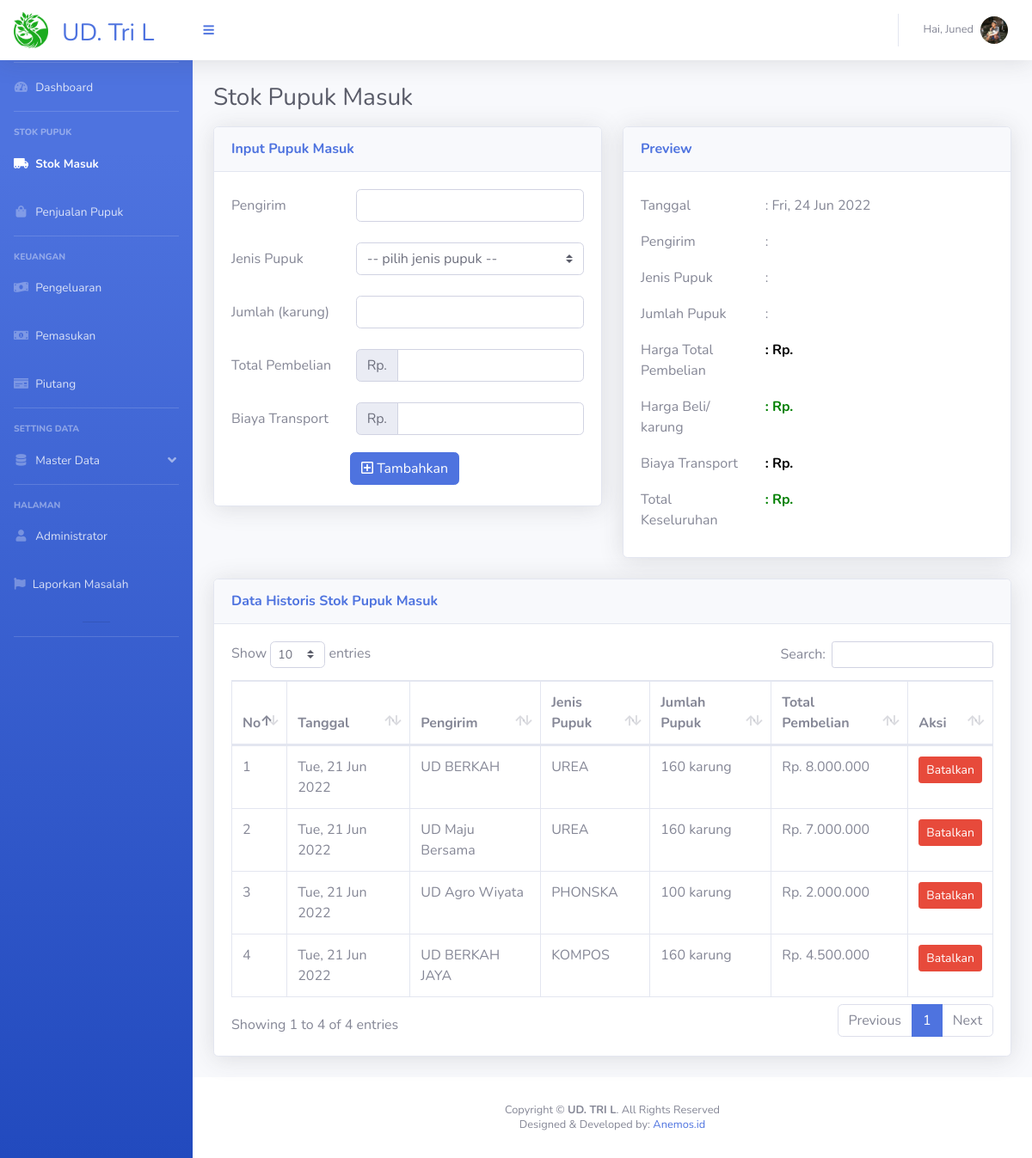
The page /page_stok_masuk.php?m=2&n=1 (signed in) on the database its author committed.
### tables this page shows
CREATE TABLE `stok_masuk` (
  `ID_SM` int(20) NOT NULL,
  `Tanggal` varchar(50) DEFAULT NULL,
  `ID_PK` int(20) DEFAULT NULL,
  `Nama_Pengirim` varchar(100) DEFAULT NULL,
  `Jumlah_Masuk` int(100) DEFAULT NULL,
  `Nominal` int(100) DEFAULT NULL
);

CREATE TABLE `data_pupuk` (
  `ID_PK` int(20) NOT NULL,
  `Jenis_Pupuk` varchar(50) DEFAULT NULL,
  `Stok` int(20) DEFAULT NULL,
  `Harga` int(100) DEFAULT NULL
);

### functions.php (called while the page is built, shortened)
<?php
function rp($angka)
{
    $hasil_rupiah = "Rp. " . number_format($angka, 0, ',', '.');
    return $hasil_rupiah;
}

### page_stok_masuk.php (the view, shortened to what this page needs)
<?php
include "connection.php";
include 'functions.php';
$tanggal = date("D, j M Y ");
if (isset($_SESSION['login'])) {
    ?>
<!DOCTYPE html>
<html lang="en">
<head>
  <link href="vendor/fontawesome-free/css/all.min.css" rel="stylesheet" type="text/css">
  <link href="css/sb-admin-2.min.css" rel="stylesheet">
  <link href="vendor/datatables/dataTables.bootstrap4.min.css" rel="stylesheet">
</head>
<body id="page-top">
  <div id="wrapper">
    <?php include "segment/sidebar.php";?>
    <div id="content-wrapper" class="d-flex flex-column">
      <div id="content">
        <?php include "segment/header.php";?>
        <div class="container-fluid">
          <div class="d-sm-flex align-items-center justify-content-between ">
            <h1 class="h3 mb-3 text-gray-800">Stok Pupuk Masuk</h1>
          </div>
          <div class="row">
            <div class="col-xl-6 col-lg-6">
              <div class="card shadow mb-4">
                <div class="card-header py-3 d-flex flex-row align-items-center justify-content-between">
                  <h6 class="m-0 font-weight-bold text-primary">Input Pupuk Masuk</h6>
                </div>
                <div class="card-body">
                  <form method="POST" action="addStokMasuk.php" enctype="multipart/form-data">
                    <div class="row mb-2">
                      <label class="col-sm-4 col-form-label">Pengirim</label>
                      <div class="col-sm-8">
                        <input type="text" class="form-control" id="pengirim" name="pengirim" required
                          onkeyup="SETis()">
                      </div>
                    </div>
                    <div class="row mb-4">
                      <label class="col-sm-4 col-form-label">Jenis Pupuk</label>
                      <div class="col-sm-8">
                        <select class="custom-select" id="jenisPP" name="jenisPP" onchange="SETPP()">
                          <option selected="true" disabled="disabled">-- pilih jenis pupuk --
                          </option>
                        </select>
                      </div>
                    </div>
                    <div class="row mb-2">
                      <label class="col-sm-4 col-form-label">Jumlah (karung)</label>
                      <div class="col-sm-8">
                        <input type="number" class="form-control" id="jumlah" name="jumlah" required onkeyup="SETis()">
                      </div>
                    </div>
                    <div class="row mb-2">
                      <label class="col-sm-4 col-form-label"> Total Pembelian</label>
                      <div class="input-group col-sm-8">
                        <div class="input-group-prepend">
                          <span class="input-group-text" id="basic-addon1">Rp.</span>
                        </div>
                        <input type="text" class="form-control" id="harga" name="harga" required
                          onkeyup="countPerKarung()">
                      </div>
                    </div>
                    <div class="row mt-4 ">
                      <label class="col-sm-4 col-form-label ">Biaya Transport</label>
                      <div class="input-group col-sm-8">
                        <div class="input-group-prepend">
                          <span class="input-group-text" id="basic-addon1">Rp.</span>
                        </div>
                        <input type="text" class="form-control" id="transport" name="transport"
                          onkeyup="totalKeseluruhan()">
                      </div>
                    </div>
                </div>
                <div class="row mb-4">
                  <label class="col-sm-4 col-form-label"> </label>
                  <div class="col-sm-8">
                    <button type="submit" class="btn btn-primary" name="tambah"><i class="far fa-plus-square"></i>
                      Tambahkan </button>
                  </div>
                </div>
              </div>
            </div>
            <div class="col-xl-6 col-lg-6">
              <div class="card shadow mb-4">
                <div class="card-header py-3 d-flex flex-row align-items-center justify-content-between">
                  <h6 class="m-0 font-weight-bold text-primary">Preview</h6>
                </div>
                <div class="card-body">
                  <div class="row mb-1">
                    <label class="col-sm-4 col-form-label"> Tanggal </label>
                    <label class="col-sm-5 col-form-label" id="tanggal"><?=": " . ($tanggal)?>
                    </label>
                  </div>
                  <div class="row mb-1">
                    <label class="col-sm-4 col-form-label">Pengirim</label>
                    <label class="col-sm-5 col-form-label" id="pengirimPP">:
                    </label>
                  </div>
                  <div class="row mb-1">
                    <label class="col-sm-4 col-form-label">Jenis Pupuk</label>
                    <label class="col-sm-5 col-form-label" id="pupuk" name="pupuk">:
                    </label>
                  </div>
                  <div class="row mb-1">
                    <label class="col-sm-4 col-form-label">Jumlah Pupuk</label>
                    <label class="col-sm-5 col-form-label" id="jumPP">:
                    </label>
                  </div>
                  <div class="row mb-1">
                    <label class="col-sm-4 col-form-label">Harga Total Pembelian</label>
                    <label class="col-sm-5 col-form-label" id="hargaPP" name="hargaPP"
                      style="font-weight:bold; color:Black;">: Rp.
                    </label>
                  </div>
                  <div class="row mb-1">
                    <label class="col-sm-4 col-form-label">Harga Beli/ karung</label>
                    <label class="col-sm-5 col-form-label" id="perkarung" name="perkarung"
                      style="font-weight:bold; color:green;">: Rp.
                    </label>
                  </div>
                  <div class="row mb-1">
                    <label class="col-sm-4 col-form-label">Biaya Transport</label>
                    <label class="col-sm-5 col-form-label" id="biaya_transport" name="biaya_transport"
                      style="font-weight:bold; color:BLACK;">: Rp.
                    </label>
                  </div>
                  <div class="row mb-1">
                    <label class="col-sm-4 col-form-label">Total Keseluruhan</label>
                    <label class="col-sm-5 col-form-label" id="keseluruhan" name="keseluruhan"
                      style="font-weight:bold; color:green;">: Rp.
                    </label>
                  </div>
                </div>
              </div>
            </div>
          </div>
          <div class="row">
            <div class="col-xl-12 col-lg-12">
              <div class="card shadow mb-4">
                <div class="card-header py-3 d-flex flex-row align-items-center justify-content-between">
                  <h6 class="m-0 font-weight-bold text-primary">Data Historis Stok Pupuk Masuk</h6>
                </div>
                <div class="card-body">
                  <div class="table-responsive">
                    <table class="table table-bordered" id="tableMasuk" width="100%" cellspacing="0">
                      <thead>
                        <tr>
                          <th scope="col">No</th>
                          <th scope="col">Tanggal</th>
                          <th scope="col">Pengirim</th>
                          <th scope="col">Jenis Pupuk</th>
                          <th scope="col">Jumlah Pupuk</th>
                          <th scope="col">Total Pembelian</th>
                          <th scope="col">Aksi</th>
                        </tr>
                      </thead>
                      <tbody>
                        <?php
$no = 1;
    $data = mysqli_query($conn, "SELECT * FROM stok_masuk
    INNER JOIN data_pupuk ON stok_masuk.ID_PK = data_pupuk.ID_PK ORDER BY ID_SM DESC
    ");
    foreach ($data as $all):
        echo ('<tr><td>' . $no . '</td>');
        echo ('<td>' . $all['Tanggal'] . '</td>');
        echo ('<td>' . $all['Nama_Pengirim'] . '</td>');
        echo ('<td>' . $all['Jenis_Pupuk'] . '</td>');
        echo ('<td>' . $all['Jumlah_Masuk'] . ' karung</td>');
        echo ('<td>' . rp($all["Nominal"]) . '</td>');
        echo ('<td> <center><a href="" class="btn btn-danger btn-sm" data-toggle="modal" data-target="#exampleModalCenter');
        echo ($all['ID_SM'] . '">Batalkan</a></td></center></tr>');
        ?>
                        <?php $no++;
        ?></tr>
                        <?php endforeach;?>
                      </tbody>
                    </table>
                  </div>
                </div>
              </div>
            </div>
          </div>
        </div>
        <?php include "segment/footer.php";?>
      </div>
    </div>
  </div>
</body>
</html>
<?php } else {
    header("Location: login.php");
    exit();
}
?>

### rows shown on the page
stok_masuk: Tanggal "Tue, 21 Jun 2022", Nama_Pengirim "UD BERKAH", ID_PK.Jenis_Pupuk "UREA", Jumlah_Masuk "160", Nominal "Rp. 8.000.000"
stok_masuk: Tanggal "Tue, 21 Jun 2022", Nama_Pengirim "UD Maju Bersama", ID_PK.Jenis_Pupuk "UREA", Jumlah_Masuk "160", Nominal "Rp. 7.000.000"
stok_masuk: Tanggal "Tue, 21 Jun 2022", Nama_Pengirim "UD Agro Wiyata", ID_PK.Jenis_Pupuk "PHONSKA", Jumlah_Masuk "100", Nominal "Rp. 2.000.000"
stok_masuk: Tanggal "Tue, 21 Jun 2022", Nama_Pengirim "UD BERKAH JAYA", ID_PK.Jenis_Pupuk "KOMPOS", Jumlah_Masuk "160", Nominal "Rp. 4.500.000"

### other values the page prints
$_SESSION['per'] "UD. Tri L"
$_SESSION['nama'] "Juned"
